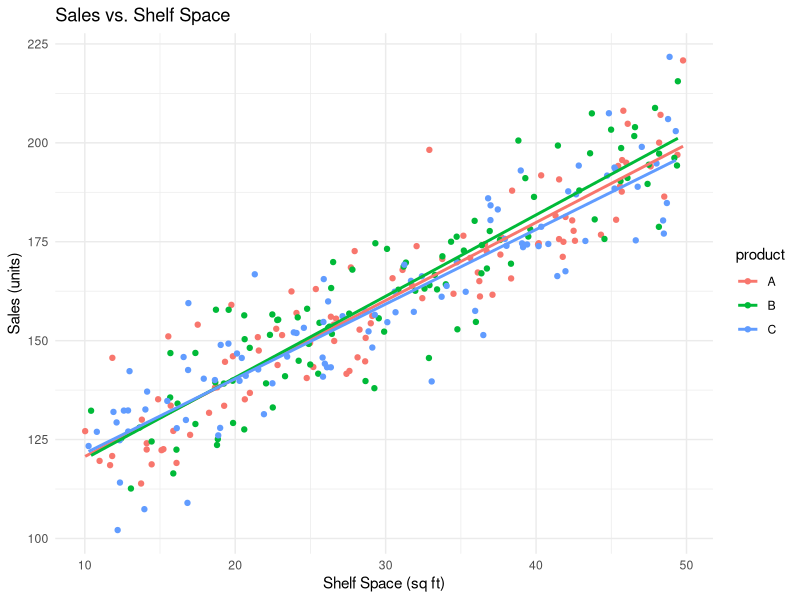

This chart was generated by the following R code:
library(tidyverse)
library(ggplot2)

# Fake data
set.seed(123)
data <- tibble(
  product = rep(c("A", "B", "C"), each = 100),
  shelf_space = runif(300, 10, 50),
  sales = 100 + 2 * shelf_space + rnorm(300, 0, 10),
  price = runif(300, 5, 20),
  store_size = runif(300, 1000, 5000)
)

# Regression
model <- lm(sales ~ shelf_space + price + store_size, data = data)
summary(model)

# Plot
ggplot(data, aes(x = shelf_space, y = sales, color = product)) +
  geom_point() +
  geom_smooth(method = "lm", se = FALSE) +
  labs(title = "Sales vs. Shelf Space", x = "Shelf Space (sq ft)", y = "Sales (units)") +
  theme_minimal()